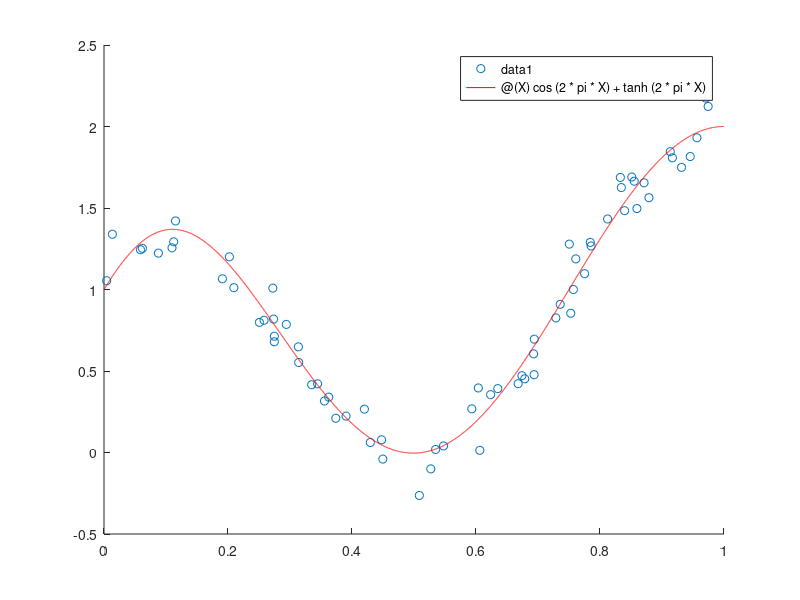

Reproduce this figure in MATLAB. (Note: this script raises an error after producing the figure.)
clc;
clearvars;
X=rand(100,1);

Y = cos(2*pi*X)+tanh(2*pi*X);
T=[];
    T=cos(2*pi*X)+tanh(2*pi*X)+normrnd(0,0.1,[100,1]);
  
M = 3;
trainDS = 70;
Xtrain = X(1:trainDS);
Ttrain = T(1:trainDS);
Ytrain = Y(1:trainDS);
[Xtrain,I] = sort(Xtrain);
Ytrain = Ytrain(I,:);
Ttrain = Ttrain(I,:);

figure(1);
scatter(Xtrain,Ttrain);
hold on;
fplot(@(X) cos(2*pi*X)+tanh(2*pi*X),[0 1],'r');
hold on;

D = zeros(trainDS,M+1);

for r = 1:trainDS
    for c = 1:M+1
        D(r,c) = Xtrain(r)^(c-1);
    end
end

L = 0.0000000000000001;
WI = inv((D'*D) + L * eye(M+1)) * D';
%WI = pinv(D) + L*D';
W = WI * Ttrain;

y = D * W;
phelp = fliplr(W');
%phelp = fliplr(phelp);
shelp = poly2sym(phelp);
fplot(shelp);
%yl = min(min(y),min(Ttrain));
%yh = max(max(y),max(Ttrain));;
axis([0 1 -2 2]);
%plot(Xtrain,polyval(W,Xtrain));
%fplot(@(x) poly2sym(sym(W)),[0 1],'g');
%plot(Xtrain,y,'color','green','LineWidth',2);
legend('with noise','original','approximated');

title('Training Data');
xlabel('xn');
ylabel('yn');
hold off;
Etrain = error(y,Ttrain,L,W);

figure(2);
dim = [.6 .4 .4 .5];
scatter(Ttrain,y);
axis([0 2 0 2]);
str  = { strcat('M= ',num2str(M)),strcat('L= ',num2str(L))};
annotation('textbox',dim,'String',str,'FitBoxToText','on');
title('Training Data With Best Case');
xlabel('tn');
ylabel('y(x,w)');
Xval = X(71:80);
Tval = T(71:80);
Yval = Y(71:80);

Dval = ones(10,M+1);
for r = 1:10
    for c = 1:M+1
        Dval(r,c) = Xval(r)^(c-1);
    end
end
y1 = Dval * W;
Eval = error(y1,Tval,L,W); 

Xtest = X(81:100);
Ttest = T(81:100);
Ytest = Y(81:100);
Dtest = ones(20,M+1);
for r = 1:20
    for c = 1:M+1
        Dtest(r,c) = Xtest(r)^(c-1);
    end
end

 y2 = Dtest * W;
 
figure(3);
dim = [.7 .4 .4 .5];
scatter(Ttest,y2);
axis([0 2 0 2]);
str  = { strcat('M= ',num2str(M)),strcat('L= ',num2str(L))};
title('Test Data With Best Case');
xlabel('tn');
ylabel('y(x,w)');
annotation('textbox',dim,'String',str,'FitBoxToText','on');
Etest = error(y2,Ttest,L,W);
 
 function rms = error(y,t,L,W)
    rms = 0;
    for c = 1:length(t)
        rms = rms+(y(c)-t(c))^2;
    end
    rms = rms / length(t);
    rms = rms^(1/2);
    rms = rms + L/2 * (W'*W);
end